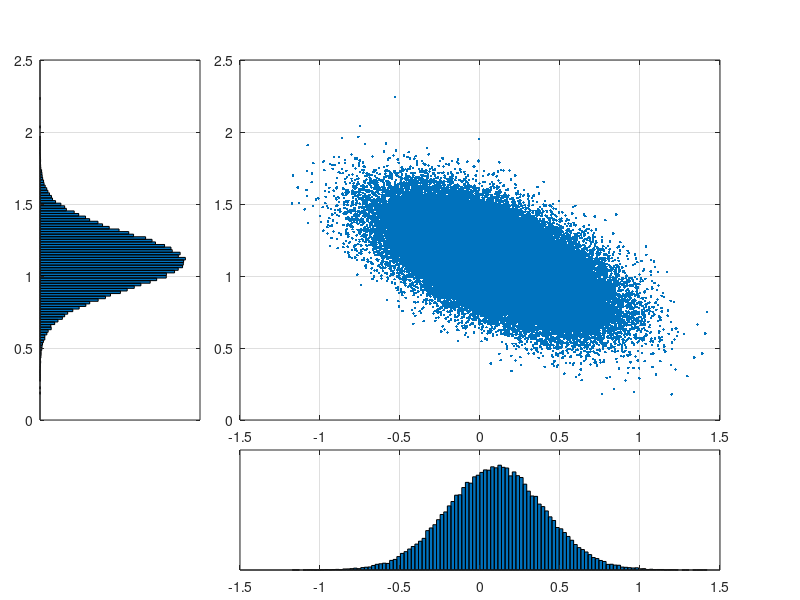
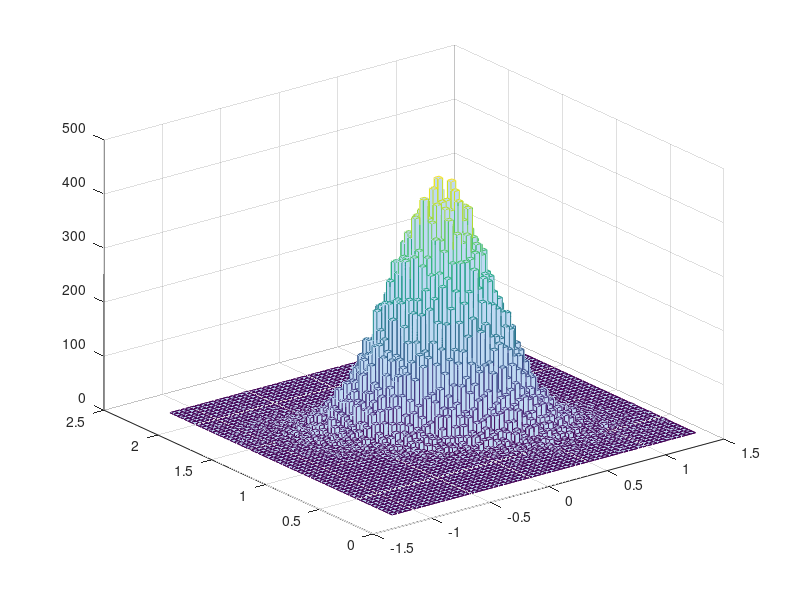

The MATLAB source for these figures, in order:
% this script simulates a bivariate t distribution 
% it shows its pdf as proxied by the 3-D histogram
% it shows the distribution of a generic linear combination (portfolio) of the two variables
% it computes the summary statistics of the market
% see "Risk and Asset Allocation"-Springer (2005), by A. Meucci

clc; clear; close all
%%%%%%%%%%%%%%%%%%%%%%%%%%%%%%%%%%%%%%%%%%%%%%%%%%%%%%%%%%%%%%%%%%%%%%%%%%%%%%%%%%%%%%%%%%%%%%%%%%%%%%%%%%%%%%%%%%%%%%%%%%%%%%%%%%%%%%%%%%%
% input parameters

Mu=[0.1 1.1]';
s=[0.3 0.2]';
r=-.6;
Nu=100;

LinCombination=[1 -2]';

NumSimulations=100000;
StochRepresentation=0;

%%%%%%%%%%%%%%%%%%%%%%%%%%%%%%%%%%%%%%%%%%%%%%%%%%%%%%%%%%%%%%%%%%%%%%%%%%%%%%%%%%%%%%%%%%%%%%%%%%%%%%%%%%%%%%%%%%%%%%%%%%%%%%%%%%%%%
Sigma=[s(1)^2     r*s(1)*s(2)
    r*s(1)*s(2)    s(2)^2];
Ones=ones(NumSimulations,1);
if StochRepresentation
    % generate sample by equivalent stochastic representation
    N=mvnrnd(0*Mu,Sigma,NumSimulations);
    Chi2=chi2rnd(Nu,NumSimulations,1);
    X = Ones*Mu' + N./sqrt(Chi2*[1 1]/Nu);
else
    % generate sample by rescaling the built-in generator
    X = Ones*Mu' + (Ones*s').*mvtrnd([1 r;r 1],Nu,NumSimulations);
end

%%%%%%%%%%%%%%%%%%%%%%%%%%%%%%%%%%%%%%%%%%%%%%%%%%%%%%%%%%%%%%%%%%%%%%%%%%%%%%%%%%%%%%%%%%%%%%%%%%%%%%%%%%%%%%%%%%%%%
% plots

figure 
% marginals
NumBins=round(10*log(NumSimulations));

subplot('Position',[.05 .3 .2 .6]) 
[n,D]=hist(X(:,2),NumBins);
barh(D,n,1);
[y_lim]=get(gca,'ylim')
set(gca,'xtick',[])
grid on

subplot('Position',[.3 .05 .6 .2]) 
[n,D]=hist(X(:,1),NumBins);
bar(D,n,1);
[x_lim]=get(gca,'xlim')
set(gca,'ytick',[])
grid on

% scatter plot
subplot('Position',[.3 .3 .6 .6]) 
h=plot(X(:,1),X(:,2),'.');
set(gca,'xlim',x_lim,'ylim',y_lim)
grid on

% histogram (~rescaled pdf)
NumBins3d=round(sqrt(NumSimulations)/5);
figure
hist3(X,[NumBins3d NumBins3d]);


%%%%%%%%%%%%%%%%%%%%%%%%%%%%%%%%%%%%%%%%%%%%%%%%%%%%%%%%%%%%%%%%%%%%%%%%%%%%%%%%%%%%%%%%%%%%%%%%%%%%%%%%%%%%%%%%%%%%%
% compute summary statistics (analytical and sample-based)
if Nu>1
    Expected_Value=Mu'
end
if Nu>2
    Covariance=Nu/(Nu-2)*Sigma;
    Standard_Deviation=sqrt(diag(Covariance))'
    Correlation=r
end

Sample_Mean=mean(X)
Sample_Covariance=cov(X);
Sample_Standard_Deviation=sqrt(diag(Sample_Covariance))'
Sample_Correlation=Sample_Covariance(1,2)/(sqrt(Sample_Covariance(1,1)*Sample_Covariance(2,2)))
